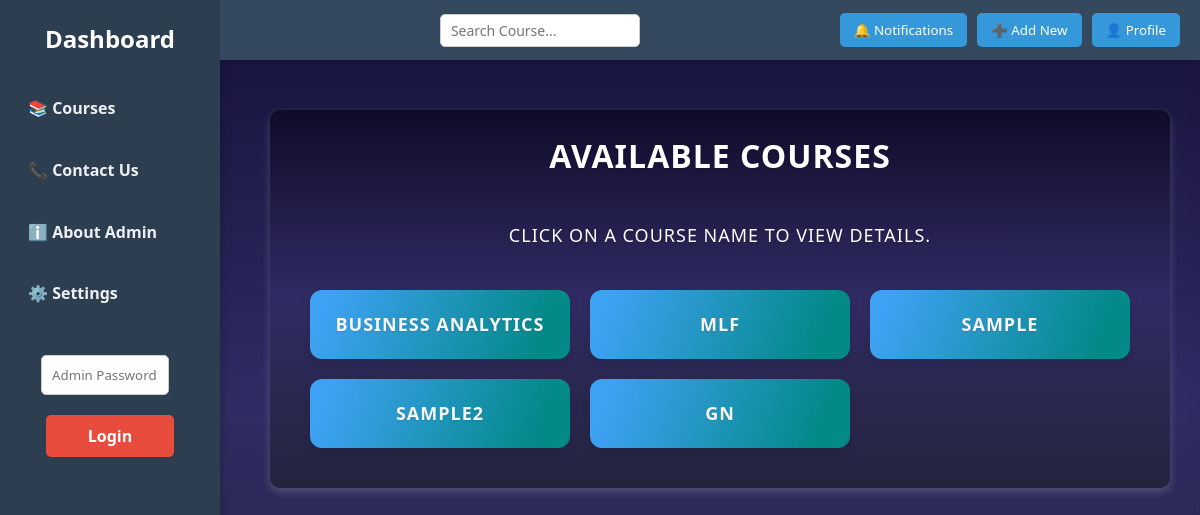
Page /dashboard on the earlier database version.
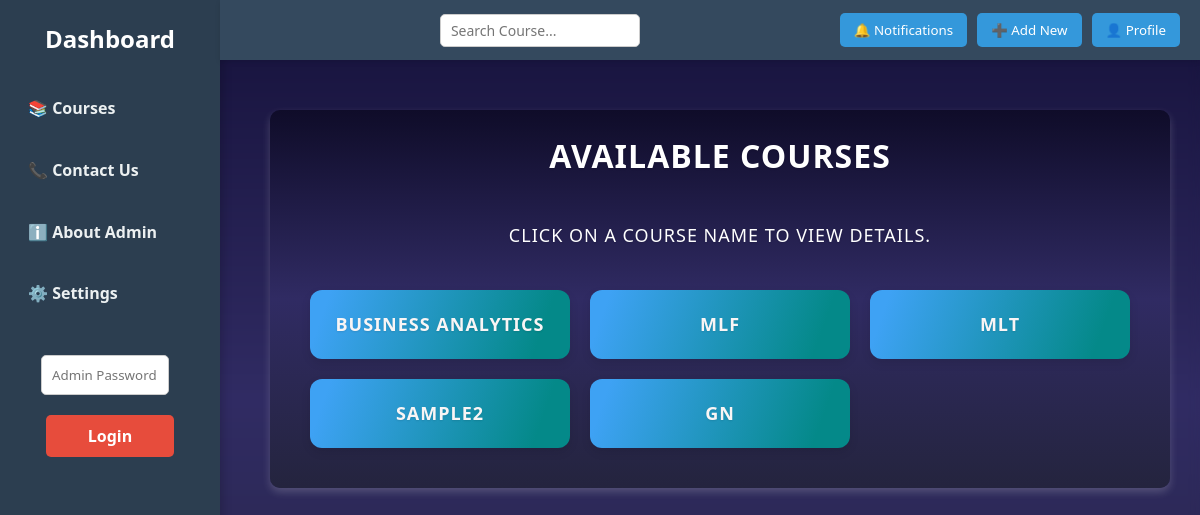
Same page on the later database version.
### tables this page shows
CREATE TABLE courses (
            id INTEGER PRIMARY KEY AUTOINCREMENT,
            name TEXT NOT NULL
        );

### app.py (the view)
@app.route('/dashboard', methods=['GET', 'POST'])
def course_view():
    conn = sqlite3.connect('database.db')
    c = conn.cursor()
    c.execute('SELECT * FROM courses')
    courses = c.fetchall()
    conn.close()
    admin_mode = session.get('admin_mode', False)
    return render_template('course_view.html', courses=courses, admin_mode=admin_mode)

### templates/course_view.html (shortened to what this page needs)
<!DOCTYPE html>
<html lang="en">
<head>
    <link rel="stylesheet" href="{{ url_for('static', filename='style.css') }}">
</head>
<body>
    <div class="sidebar">
        <h2>Dashboard</h2>
        <a href="{{ url_for('course_view') }}">📚 Courses</a>
        <a href="#">📞 Contact Us</a>
        <a href="#">ℹ️ About Admin</a>
        <a href="#">⚙️ Settings</a>
        {% if not admin_mode %}
            <form class="admin-login-form" action="{{ url_for('admin_login') }}" method="post">
                <input class="password-input" type="password" name="password" placeholder="Admin Password" required>
                <button class="btn login-btn" type="submit">Login</button>
            </form>
        {% else %}
            <a href="{{ url_for('admin_add_course') }}">➕ Add Course</a>
            <a href="{{ url_for('admin_logout') }}">🚪 Exit Admin</a>
        {% endif %}
    </div>
    <div class="navbar">
        <input type="text" id="globalSearch" class="global-search" placeholder="Search Course...">
        <div class="navbar-buttons">
            <button class="nav-btn">🔔 Notifications</button>
            <button class="nav-btn">➕ Add New</button>
            <button class="nav-btn">👤 Profile</button>
        </div>
    </div>
    <div class="main-content">
        <div class="container">
            <h1 class="page-title" style="color: white;">Available Courses</h1>
            <p class="page-description" style="color: white;" >Click on a course name to view details.</p>
            {% if courses %}
            <div class="course-grid" id="courseList">
                {% for course in courses %}
                    <div class="course-card">
                        <a class="course-link" style="color: rgb(249, 245, 245);" href="{{ url_for('course_detail', course_id=course[0]) }}">{{ course[1] }}</a>
                    </div>
                {% endfor %}
            </div>
            {% else %}
                <p class="no-courses">No courses available.</p>
            {% endif %}
        </div>
    </div>
</body>
</html>

### templates/course_view.html (style rules this page uses)
body { margin: 0; font-family: 'Segoe UI', sans-serif; background: linear-gradient(to bottom, #15113a, #302b63, #24243e); color: white; }
.container { background: linear-gradient(to bottom, #0f0c29, #302b63, #24243e); padding: 20px; border-radius: 10px; box-shadow: 0 4px 8px rgba(243, 239, 239, 0.2); margin: 20px auto; border: none; }
.course-card { background-image: linear-gradient( 109.6deg, rgb(62, 162, 244) 7.3%, rgba(4,137,137,1) 86.7% ); }

Differences in the rows shown:
changed courses: name "SAMPLE" → "MLT"
